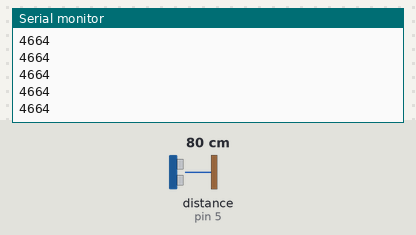
This sketch was run on a simulated Arduino Uno, built with avr-gcc and run on an emulated ATmega328P. Shown: the last lines printed to the serial monitor. The inputs (shaded band) are chosen by the test bench; at power-on: distance to the obstacle (sensor on pin 5) 80 cm. The echo pulse lasts 58.3 µs per cm.

Above: at 0.8 s.
0.9 s: distance to the obstacle (sensor on pin 5) set to 2 cm
At 1.4 s:
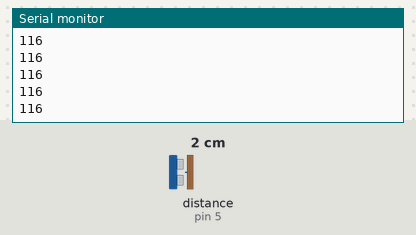
2.4 s: distance to the obstacle (sensor on pin 5) set to 4 cm
At 3.3 s:
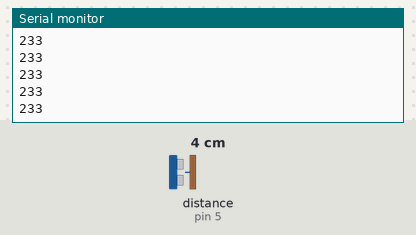
Timing chart, 0 to 5.4 s (numbered marks = the images above; inputs shaded):
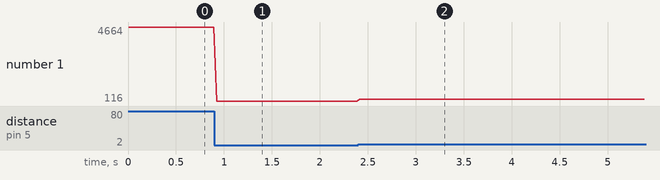

Measured:
- after the input at 0.9 s, the serial monitor: prints a new line at once (image 1)
- after the input at 2.4 s, the serial monitor: prints a new line at once (image 2)
- plotted number 1: 4664 → 116 after the input at 0.9 s, 116 → 233 after the input at 2.4 s

The sketch:

usonic_streaming.ino
```cpp
/*
   This uses the primary examples from the author of NewPing to drive sonic sensor.
   It only outputs the microsecond data to the serial monitor, but the calculation for
   distance has been left in and commented out.
   For logging to a computer this sketch is used with the python module arduino_streaming.py
   to dump data to csv file.
*/

/*
  Arduino/sensor set up
  Some of the code is from
  DroneBot Workshop 2017
  https://dronebotworkshop.com/hc-sr04-ultrasonic-distance-sensor-arduino/#1
*/

// Microsecond echo response time data can be displayed on the Serial Monitor
//to display Range Finder distance readings, but the data is also on the usb port.

// Include NewPing Library for HC-SR04 Ultrasonic Range Finder
#include <NewPing.h>

// Hook up HC-SR04 as indicated here, or change Pin Assignments
//    TRIG to Arduino Pin 4,
//    Echo to Arduino pin 5
//    Maximum Distance is 550 cm (4m)

#define TRIGGER_PIN  4
#define ECHO_PIN     5
#define MAX_DISTANCE 550

//Initialize the sensor pin setup and distance
NewPing sonar(TRIGGER_PIN, ECHO_PIN, MAX_DISTANCE);
unsigned int duration; //output will be in usec
//float distance; //uncomment if printing distance or combination duration and distance
const int iterations = 2000; // can't use much more than 500 if using for array.
//unsigned int pings[iterations];
int cnt = 0;
void setup() {
  Serial.begin (9600);
  for (cnt = 0; cnt <= iterations; cnt++) {
    duration = sonar.ping(); //single pings @delay time.
    //distance = (duration / 2) * 0.03445;
    Serial.println(duration);
    //To print duration,distance to serial monitor, comment out above
    //and uncomment following:
    //DO NOT UNCOMMENT THE BELOW SECITON unless Arduino_serial.py modified
    //to accept both data.
    //Serial.print(duration);
    //Serial.print(",");
    //Serial.println(distance);
    delay(33);
  }
  //declared duration as integer, so have to look for integer
  //this is used for manual ID only; problem with detection in python module
  Serial.println(111111);
}

//void loop returns nothing, but Arduino is still running, of course.
void loop() {
}
```
